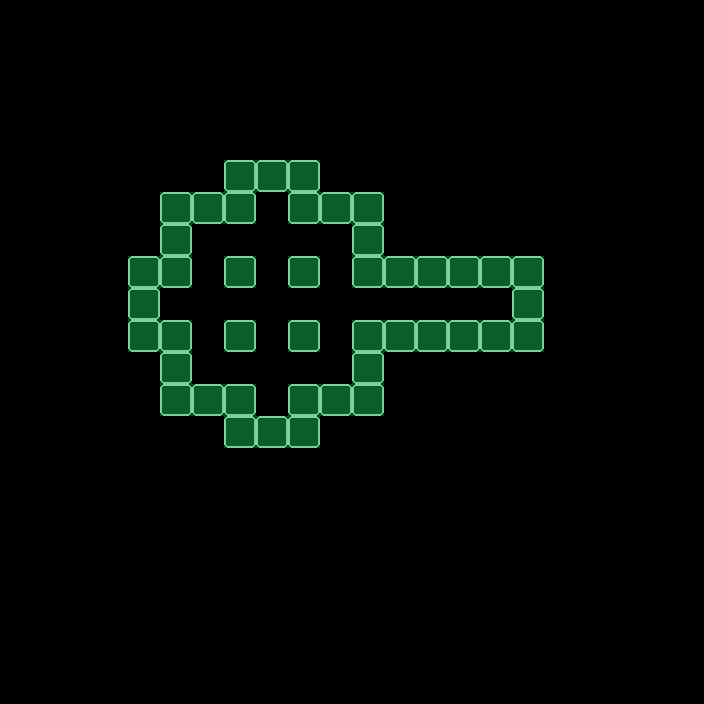

This game map was drawn from its Tiled (.tmx) file and the tilesets committed beside it. A one-line description and the full map source follow:
An orthogonal 22x22 tile map with 32x32 px tiles, 2 tile layers (Parede, Colisor), 2 tilesets.

<map version="1.2" tiledversion="1.2.2" orientation="orthogonal" renderorder="right-down" width="22" height="22" tilewidth="32" tileheight="32" infinite="0" nextlayerid="3" nextobjectid="1">
 <tileset firstgid="1" name="Tileset PNG.fw" tilewidth="32" tileheight="32" tilecount="144" columns="12">
  <image source="../../Images/Tileset/Tileset PNG.fw.png" width="384" height="384" />
 </tileset>
 <tileset firstgid="145" source="../ColisorImage.tsx" />
 <layer id="1" name="Parede" width="22" height="22">
  <data encoding="csv">
0,0,0,0,0,0,0,0,0,0,0,0,0,0,0,0,0,0,0,0,0,0,
0,0,0,0,0,0,0,0,0,0,0,0,0,0,0,0,0,0,0,0,0,0,
0,0,0,0,0,0,0,0,0,0,0,0,0,0,0,0,0,0,0,0,0,0,
0,0,0,0,0,0,0,0,0,0,0,0,0,0,0,0,0,0,0,0,0,0,
0,0,0,0,0,0,0,0,0,0,0,0,0,0,0,0,0,0,0,0,0,0,
0,0,0,0,0,0,0,65,65,65,0,0,0,0,0,0,0,0,0,0,0,0,
0,0,0,0,0,65,65,65,0,65,65,65,0,0,0,0,0,0,0,0,0,0,
0,0,0,0,0,65,0,0,0,0,0,65,0,0,0,0,0,0,0,0,0,0,
0,0,0,0,65,65,0,65,0,65,0,65,65,65,65,65,65,0,0,0,0,0,
0,0,0,0,65,0,0,0,0,0,0,0,0,0,0,0,65,0,0,0,0,0,
0,0,0,0,65,65,0,65,0,65,0,65,65,65,65,65,65,0,0,0,0,0,
0,0,0,0,0,65,0,0,0,0,0,65,0,0,0,0,0,0,0,0,0,0,
0,0,0,0,0,65,65,65,0,65,65,65,0,0,0,0,0,0,0,0,0,0,
0,0,0,0,0,0,0,65,65,65,0,0,0,0,0,0,0,0,0,0,0,0,
0,0,0,0,0,0,0,0,0,0,0,0,0,0,0,0,0,0,0,0,0,0,
0,0,0,0,0,0,0,0,0,0,0,0,0,0,0,0,0,0,0,0,0,0,
0,0,0,0,0,0,0,0,0,0,0,0,0,0,0,0,0,0,0,0,0,0,
0,0,0,0,0,0,0,0,0,0,0,0,0,0,0,0,0,0,0,0,0,0,
0,0,0,0,0,0,0,0,0,0,0,0,0,0,0,0,0,0,0,0,0,0,
0,0,0,0,0,0,0,0,0,0,0,0,0,0,0,0,0,0,0,0,0,0,
0,0,0,0,0,0,0,0,0,0,0,0,0,0,0,0,0,0,0,0,0,0,
0,0,0,0,0,0,0,0,0,0,0,0,0,0,0,0,0,0,0,0,0,0
</data>
 </layer>
 <layer id="2" name="Colisor" width="22" height="22" opacity="0.31">
  <data encoding="csv">
0,0,0,0,0,0,0,0,0,0,0,0,0,0,0,0,0,0,0,0,0,0,
0,0,0,0,0,0,0,0,0,0,0,0,0,0,0,0,0,0,0,0,0,0,
0,0,0,0,0,0,0,0,0,0,0,0,0,0,0,0,0,0,0,0,0,0,
0,0,0,0,0,0,0,0,0,0,0,0,0,0,0,0,0,0,0,0,0,0,
0,0,0,0,0,0,0,0,0,0,0,0,0,0,0,0,0,0,0,0,0,0,
0,0,0,0,0,0,0,145,145,145,0,0,0,0,0,0,0,0,0,0,0,0,
0,0,0,0,0,145,145,145,0,145,145,145,0,0,0,0,0,0,0,0,0,0,
0,0,0,0,0,145,0,0,0,0,0,145,0,0,0,0,0,0,0,0,0,0,
0,0,0,0,145,145,0,145,0,145,0,145,145,145,145,145,145,0,0,0,0,0,
0,0,0,0,145,0,0,0,0,0,0,0,0,0,0,0,145,0,0,0,0,0,
0,0,0,0,145,145,0,145,0,145,0,145,145,145,145,145,145,0,0,0,0,0,
0,0,0,0,0,145,0,0,0,0,0,145,0,0,0,0,0,0,0,0,0,0,
0,0,0,0,0,145,145,145,0,145,145,145,0,0,0,0,0,0,0,0,0,0,
0,0,0,0,0,0,0,145,145,145,0,0,0,0,0,0,0,0,0,0,0,0,
0,0,0,0,0,0,0,0,0,0,0,0,0,0,0,0,0,0,0,0,0,0,
0,0,0,0,0,0,0,0,0,0,0,0,0,0,0,0,0,0,0,0,0,0,
0,0,0,0,0,0,0,0,0,0,0,0,0,0,0,0,0,0,0,0,0,0,
0,0,0,0,0,0,0,0,0,0,0,0,0,0,0,0,0,0,0,0,0,0,
0,0,0,0,0,0,0,0,0,0,0,0,0,0,0,0,0,0,0,0,0,0,
0,0,0,0,0,0,0,0,0,0,0,0,0,0,0,0,0,0,0,0,0,0,
0,0,0,0,0,0,0,0,0,0,0,0,0,0,0,0,0,0,0,0,0,0,
0,0,0,0,0,0,0,0,0,0,0,0,0,0,0,0,0,0,0,0,0,0
</data>
 </layer>
</map>
